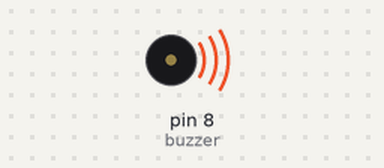
Simulated run of this sketch. Board: Arduino Uno, built with avr-gcc and run on an emulated ATmega328P. On the bench: buzzer (waves = sounding, pin HIGH).

Above: at 0.2 s.
Timing chart, 0 to 3.0 s (numbered marks = the images above):
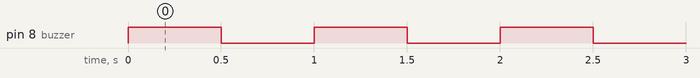

The sketch:

buzzer_ativo_01.ino
```cpp
//JULIOBRAUN DESENVOLVIMENTO IOT
// BUZZER ATIVO ARDUINO

int buzzer = 8; // pino digital 8, onde o buzzer está conectado
int i = 0;//Variável para contar o número de vezes que o buzzer irá tocar

void setup() {
  pinMode(buzzer, OUTPUT);
}

void loop() {
  for(i; i<5; i++){
  digitalWrite(buzzer, HIGH); // Liga o buzzer
  delay(500); // Aguarda 500 milissegundos
  digitalWrite(buzzer, LOW); // Desliga o buzzer
  delay(500); // Aguarda mais 500 milissegundos
}
}
```

Measured:
- by itself, pin 8 (buzzer): alternates HIGH for 0.50 s and LOW for 0.50 s, 10 changes in all, then stays LOW
